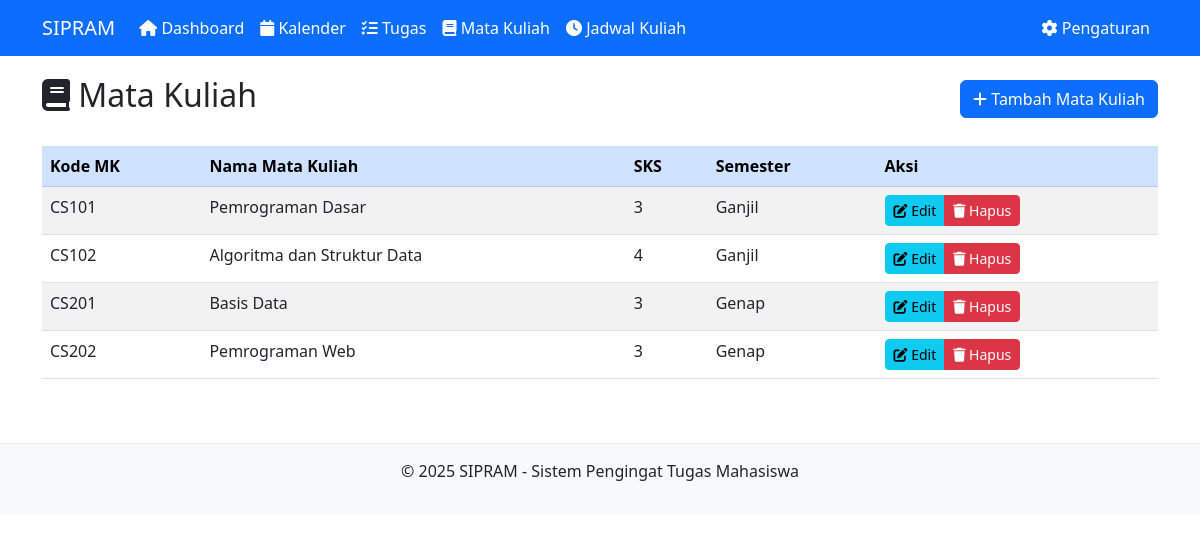
Screenshot of /mata_kuliah.php with the database file from the repository.
### tables this page shows
CREATE TABLE IF NOT EXISTS mata_kuliah (
    mk_id INT PRIMARY KEY AUTO_INCREMENT,
    user_id INT NOT NULL,
    kode_mk VARCHAR(20) NOT NULL,
    nama_mk VARCHAR(100) NOT NULL,
    sks INT NOT NULL,
    semester VARCHAR(20) NOT NULL,
    created_at TIMESTAMP DEFAULT CURRENT_TIMESTAMP,
    FOREIGN KEY (user_id) REFERENCES users(user_id) ON DELETE CASCADE
);

### mata_kuliah.php (the view, shortened to what this page needs)
<?php
require_once 'config/db_config.php';
$user_id = 1;
$sql = "SELECT * FROM mata_kuliah WHERE user_id = ?";
$stmt = $conn->prepare($sql);
$stmt->bind_param("i", $user_id);
$stmt->execute();
$result = $stmt->get_result();
include 'includes/header.php';
?>
<div class="row">
    <div class="col-md-12">
        <div class="d-flex justify-content-between align-items-center mb-4">
            <h2><i class="fas fa-book"></i> Mata Kuliah</h2>
            <button type="button" class="btn btn-primary" data-bs-toggle="modal" data-bs-target="#addMataKuliahModal">
                <i class="fas fa-plus"></i> Tambah Mata Kuliah
            </button>
        </div>
    </div>
</div>
<div class="row">
    <div class="col-md-12">
        <?php if ($result->num_rows > 0): ?>
            <div class="table-responsive">
                <table class="table table-striped table-hover">
                    <thead class="table-primary">
                        <tr>
                            <th>Kode MK</th>
                            <th>Nama Mata Kuliah</th>
                            <th>SKS</th>
                            <th>Semester</th>
                            <th>Aksi</th>
                        </tr>
                    </thead>
                    <tbody>
                        <?php while ($row = $result->fetch_assoc()): ?>
                            <tr>
                                <td><?php echo htmlspecialchars($row['kode_mk']); ?></td>
                                <td><?php echo htmlspecialchars($row['nama_mk']); ?></td>
                                <td><?php echo htmlspecialchars($row['sks']); ?></td>
                                <td><?php echo htmlspecialchars($row['semester']); ?></td>
                                <td>
                                    <div class="btn-group">
                                        <button type="button" class="btn btn-sm btn-info edit-btn"
                                                data-mk-id="<?php echo $row['mk_id']; ?>"
                                                data-kode="<?php echo htmlspecialchars($row['kode_mk']); ?>"
                                                data-nama="<?php echo htmlspecialchars($row['nama_mk']); ?>"
                                                data-sks="<?php echo htmlspecialchars($row['sks']); ?>"
                                                data-semester="<?php echo htmlspecialchars($row['semester']); ?>"
                                                data-bs-toggle="modal" data-bs-target="#editMataKuliahModal">
                                            <i class="fas fa-edit"></i> Edit
                                        </button>
                                        <button type="button" class="btn btn-sm btn-danger delete-btn"
                                                data-mk-id="<?php echo $row['mk_id']; ?>"
                                                data-nama="<?php echo htmlspecialchars($row['nama_mk']); ?>"
                                                data-bs-toggle="modal" data-bs-target="#deleteMataKuliahModal">
                                            <i class="fas fa-trash"></i> Hapus
                                        </button>
                                    </div>
                                </td>
                            </tr>
                        <?php endwhile; ?>
                    </tbody>
                </table>
            </div>
        <?php else: ?>
            <div class="alert alert-info">
                <i class="fas fa-info-circle"></i> Belum ada mata kuliah yang ditambahkan. Silakan tambahkan mata kuliah baru.
            </div>
        <?php endif; ?>
    </div>
</div>
<?php
include 'includes/footer.php';
?>

### includes/header.php (style rules this page uses)
body { padding-top: 60px; min-height: 100vh; display: flex; flex-direction: column; }
.font-size-medium { font-size: 1rem; }

### rows the page displays
mata_kuliah: kode_mk "CS101", nama_mk "Pemrograman Dasar", sks "3", semester "Ganjil"
mata_kuliah: kode_mk "CS102", nama_mk "Algoritma dan Struktur Data", sks "4", semester "Ganjil"
mata_kuliah: kode_mk "CS201", nama_mk "Basis Data", sks "3", semester "Genap"
mata_kuliah: kode_mk "CS202", nama_mk "Pemrograman Web", sks "3", semester "Genap"
